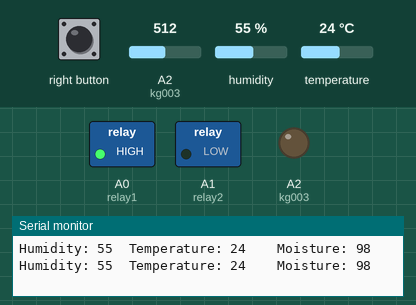
This sketch was run on a simulated Adafruit Circuit Playground Express. On the bench: switched loads named in the sketch (green lamp = pin HIGH), output pins drawn as LEDs (lit = HIGH), the last lines printed to the serial monitor. The inputs (shaded band) are chosen by the test bench; at power-on: A2 (kg003) = 512, temperature 24 °C, humidity 55 %.

Above: at 6.8 s.
6.9 s: A2 (kg003) set to 902
12.3 s: A2 (kg003) set to 936
At 14.4 s:
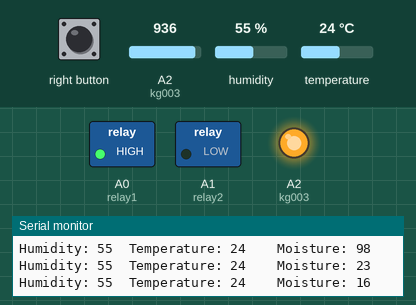
17.7 s: temperature set to 22 °C
23.1 s: temperature set to 19 °C
At 27.3 s:
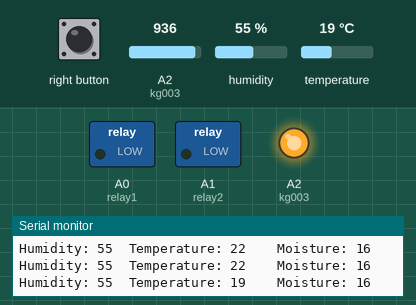
28.5 s: right button pressed for 3 s
At 31.2 s:
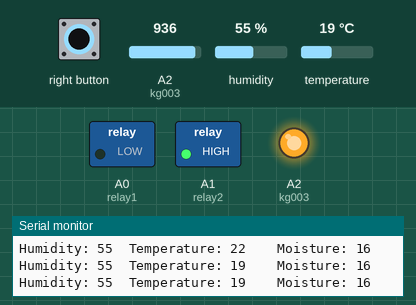
35.7 s: humidity set to 59 %
41.1 s: humidity set to 63 %
At 43.0 s:
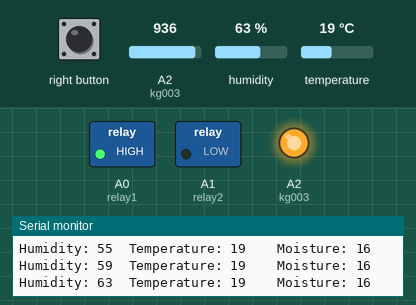
Timing chart, 0 to 44.5 s (numbered marks = the images above; inputs shaded):
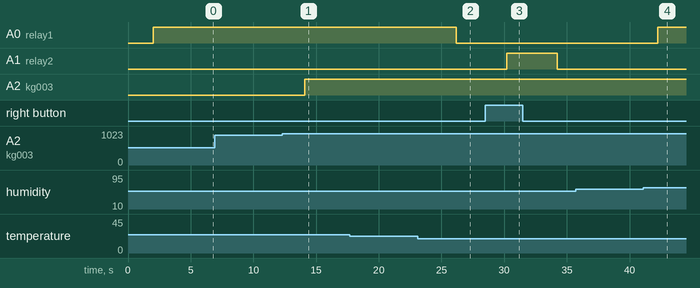

Measured:
- the behaviour switches between 917 and 918 on A2 (kg003) (found by bisection; images 0 and 1)
- the behaviour switches between 21 and 20 °C on temperature (found by bisection; images 1 and 2)
- the behaviour switches between 60 and 61 % on humidity (found by bisection; images 3 and 4)
- after the input at 12.3 s, A2 (kg003): LOW → HIGH after 1.8 s
- after the input at 23.1 s, A0 (relay1): HIGH → LOW after 3.1 s
- after the input at 28.5 s, A1 (relay2): LOW → HIGH after 1.7 s, → LOW 4.0 s later
- after the input at 41.1 s, A0 (relay1): LOW → HIGH after 1.2 s

The sketch:

ec_final.ino
```cpp
#include <Adafruit_CircuitPlayground.h>
#include <Adafruit_Circuit_Playground.h>


#include "DHT.h"

#define DHTPIN 7 // what digital pin we're connected to
int lm393 = 5;
int kg003 = A2;
int output;
int relay1 = 14;
int relay2 = 15;
int relay3 = 16;

// Uncomment whatever type you're using!

#define DHTTYPE DHT11 // DHT 11

//#define DHTTYPE DHT22 // DHT 22 (AM2302), AM2321

//#define DHTTYPE DHT21 // DHT 21 (AM2301)

// Initialize DHT sensor.

DHT dht(DHTPIN, DHTTYPE);

void setup() {

Serial.begin(9600);

dht.begin();
pinMode(lm393,INPUT);
pinMode(relay1,OUTPUT);
pinMode(relay2,OUTPUT);
pinMode(relay3,OUTPUT);

}

void loop() {

// Wait a few seconds between measurements.

delay(2000);

output=analogRead(kg003);
output=map(output,1021,505,0,100);

// Reading temperature or humidity takes about 250 milliseconds!

int h = dht.readHumidity();

// Read temperature as Celsius (the default)

int t = dht.readTemperature();

Serial.print("Humidity: ");

Serial.print(h);

Serial.print("\t"); // for splitting

Serial.print("Temperature: ");

Serial.print(t);

Serial.print("\t");

Serial.print("  Moisture: ");
Serial.print(output);

Serial.print("\n"); // for new line


if(t>20||h>60)
  {digitalWrite(relay1,HIGH);}
  else
  {digitalWrite(relay1,LOW);}

if(output<20)
  {digitalWrite(relay3,HIGH);}
  else
  {digitalWrite(relay3,LOW);}


int ldr = digitalRead (lm393);
  if(ldr==1)
  {
    digitalWrite(relay2,HIGH);
  }
  else
  {
    digitalWrite(relay2,LOW);
  }


  delay(2000);


}
```
